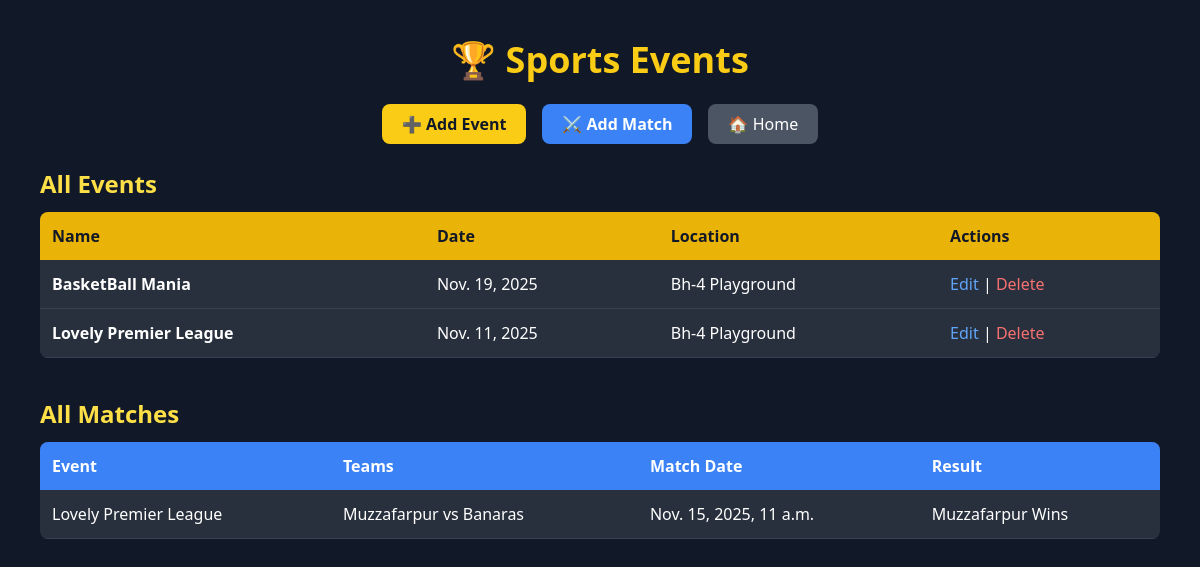
Page /events/ (signed in) on the committed database.
### events/models.py (models this page shows, shortened)
class Event(models.Model):
    name = models.CharField(max_length=100)
    date = models.DateField()
    location = models.CharField(max_length=100)

class Match(models.Model):
    event = models.ForeignKey(Event, on_delete=models.CASCADE)
    team1 = models.ForeignKey(Team, on_delete=models.CASCADE, related_name='team1_matches')
    team2 = models.ForeignKey(Team, on_delete=models.CASCADE, related_name='team2_matches')
    match_date = models.DateTimeField()
    result = models.CharField(max_length=50, blank=True, null=True)

### teams/models.py (models this page shows, shortened)
class Team(models.Model):
    name = models.CharField(max_length=100)
    coach = models.ForeignKey(User, on_delete=models.SET_NULL, null=True, limit_choices_to={'role': 'coach'})
    players = models.ManyToManyField(Player, blank=True)

### events/views.py (the view)
# urls.py: path('', views.event_list, name='event_list'),
@login_required
def event_list(request):
    events = Event.objects.all().order_by('-date')
    matches = Match.objects.select_related('event', 'team1', 'team2').order_by('-match_date')
    return render(request, 'events/event_list.html', {
        'events': events,
        'matches': matches,
    })

### events/templates/events/event_list.html (shortened to what this page needs)
<!DOCTYPE html>
<html lang="en">
  <head>
    <script src="https://cdn.tailwindcss.com"></script>
  </head>
  <body class="bg-gray-900 text-white min-h-screen">
    <div class="max-w-6xl mx-auto py-10 px-4">
      <h1 class="text-4xl font-bold text-yellow-400 mb-6 text-center">
        🏆 Sports Events
      </h1>
      <div class="flex justify-center mb-6 gap-4">
        {% if user.role == "admin" %}
        <a
          href="{% url 'event_create' %}"
          class="bg-yellow-400 text-gray-900 px-5 py-2 rounded-lg font-semibold hover:bg-yellow-300"
        >
          ➕ Add Event
        </a>
        {% endif %}
        {% if user.role == "admin" or user.role == "coach" %}
        <a
          href="{% url 'match_create' %}"
          class="bg-blue-500 text-white px-5 py-2 rounded-lg font-semibold hover:bg-blue-400"
        >
          ⚔️ Add Match
        </a>
        {% endif %}
        <a
          href="{% url 'home' %}"
          class="bg-gray-600 px-5 py-2 rounded-lg hover:bg-gray-500"
        >
          🏠 Home
        </a>
      </div>
      <h2 class="text-2xl font-semibold mb-3 text-yellow-300">All Events</h2>
      <div class="overflow-x-auto">
        <table class="w-full text-left bg-white/10 rounded-lg overflow-hidden">
          <thead class="bg-yellow-500 text-gray-900">
            <tr>
              <th class="p-3">Name</th>
              <th class="p-3">Date</th>
              <th class="p-3">Location</th>
              <th class="p-3">Actions</th>
            </tr>
          </thead>
          <tbody>
            {% for event in events %}
            <tr class="border-b border-gray-700 hover:bg-white/5 transition">
              <td class="p-3 font-semibold">{{ event.name }}</td>
              <td class="p-3">{{ event.date }}</td>
              <td class="p-3">{{ event.location }}</td>
              <td class="p-3">
                <a
                  href="{% url 'event_update' event.pk %}"
                  class="text-blue-400 hover:underline"
                  >Edit</a
                >
                |
                <a
                  href="{% url 'event_delete' event.pk %}"
                  class="text-red-400 hover:underline"
                  >Delete</a
                >
              </td>
            </tr>
            {% empty %}
            <tr>
              <td colspan="4" class="p-4 text-center text-gray-400">
                No events found.
              </td>
            </tr>
            {% endfor %}
          </tbody>
        </table>
      </div>
      <h2 class="text-2xl font-semibold mb-3 text-yellow-300 mt-10">
        All Matches
      </h2>
      <div class="overflow-x-auto">
        <table class="w-full text-left bg-white/10 rounded-lg overflow-hidden">
          <thead class="bg-blue-500 text-white">
            <tr>
              <th class="p-3">Event</th>
              <th class="p-3">Teams</th>
              <th class="p-3">Match Date</th>
              <th class="p-3">Result</th>
            </tr>
          </thead>
          <tbody>
            {% for match in matches %}
            <tr class="border-b border-gray-700 hover:bg-white/5 transition">
              <td class="p-3">{{ match.event.name }}</td>
              <td class="p-3">
                {{ match.team1.name }} vs {{ match.team2.name }}
              </td>
              <td class="p-3">{{ match.match_date }}</td>
              <td class="p-3">{{ match.result|default:"Pending" }}</td>
            </tr>
            {% empty %}
            <tr>
              <td colspan="4" class="p-4 text-center text-gray-400">
                No matches found.
              </td>
            </tr>
            {% endfor %}
          </tbody>
        </table>
      </div>
    </div>
  </body>
</html>

### rows in the picture
Event: name "BasketBall Mania", date "Nov. 19, 2025", location "Bh-4 Playground"
Event: name "Lovely Premier League", date "Nov. 11, 2025", location "Bh-4 Playground"
Match: event.name "Lovely Premier League", team1.name "Muzzafarpur", team2.name "Banaras", match_date "Nov. 15, 2025, 11 a.m.", result "Muzzafarpur Wins"
